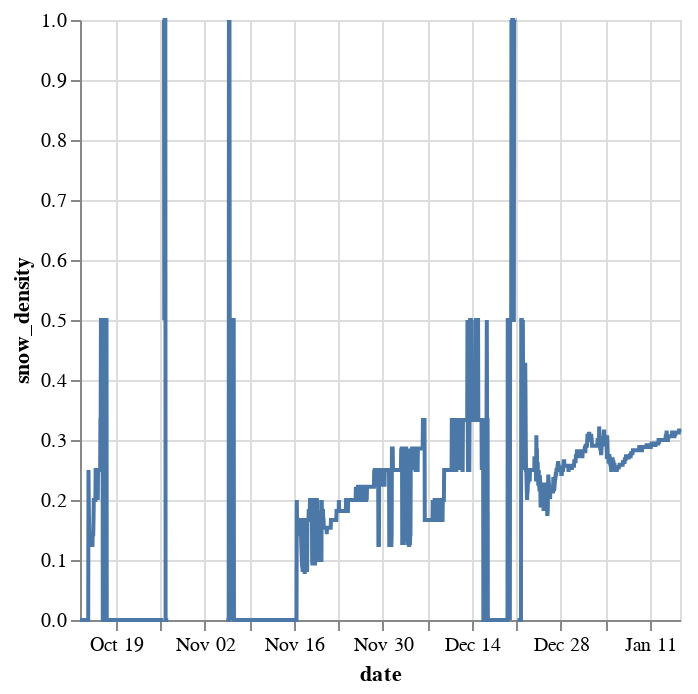

Notebook code for this chart:
### Code cell
alt.Chart(snow_density_calculation).mark_line().encode(
    x='date:T',
    y=alt.Y('snow_density:Q',
            scale=alt.Scale(domain=[0, 1]))  # Don't force to include 0
)

### Figure 1 — Vega-Lite specification as saved in the notebook (floating-point values rounded to 4 significant figures; data arrays with more than 128 entries replaced by an {"elided": "..."} marker saying what was removed)
{"config": {"view": {"continuousWidth": 300, "continuousHeight": 300}}, "data": {"name": "data-cf87cc1a706754c2af082e35de222f38"}, "mark": {"type": "line"}, "encoding": {"x": {"field": "date", "type": "temporal"}, "y": {"field": "snow_density", "scale": {"domain": [0, 1]}, "type": "quantitative"}}, "$schema": "https://vega.github.io/schema/vega-lite/v5.20.1.json", "datasets": {"data-cf87cc1a706754c2af082e35de222f38": {"elided": "1566 records"}}}
